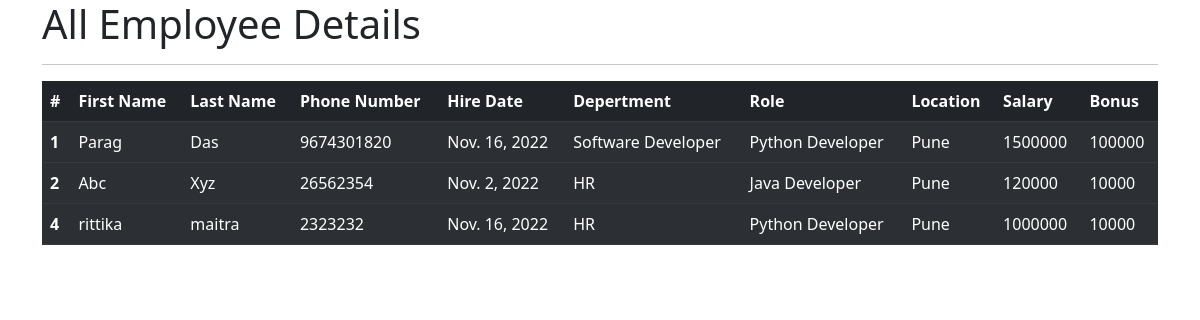
The app's page /all_emp with its own data.
### emp_app/models.py (models this page shows, shortened)
class Employee(models.Model):
    first_name = models.CharField(max_length=30, null=False)
    last_name = models.CharField(max_length=30, null=False)
    dept = models.ForeignKey(Department, on_delete=models.CASCADE)
    salary = models.IntegerField(default=0)
    bonus = models.IntegerField(default=0)
    role = models.ForeignKey(Role, on_delete= models.CASCADE)
    phone = models.IntegerField(default=0000000000)
    hire_date = models.DateField()

class Department(models.Model):
    name = models.CharField(max_length=20, null=False)
    location = models.CharField(max_length=100)

class Role(models.Model):
    name = models.CharField(max_length=100)

### emp_app/views.py (the view)
# urls.py: path('all_emp',views.all_emp, name = 'all_emp'),
def all_emp(request):
    emps = Employee.objects.all()
    context = {
        'emps': emps,
    }
    return render(request,'all_emp.html', context = context)

### emp_app/templates/all_emp.html (shortened to what this page needs)
<!doctype html>
<html lang="en">
  <head>
    <link href="https://cdn.jsdelivr.net/npm/bootstrap@5.2.2/dist/css/bootstrap.min.css" rel="stylesheet">
  </head>
  <body>
  <div class="container">
    <h1>All Employee Details</h1>
      <hr>
      <table class="table table-dark table-striped">
        <thead>
          <tr>
            <th scope="col">#</th>
            <th scope="col">First Name</th>
            <th scope="col">Last Name</th>
            <th scope="col">Phone Number</th>
            <th scope="col">Hire Date</th>
            <th scope="col">Depertment</th>
            <th scope="col">Role</th>
            <th scope="col">Location</th>
            <th scope="col">Salary</th>
            <th scope="col">Bonus</th>
          </tr>
        </thead>
          {% for emp in emps%}
        <tbody>
          <tr>
            <th scope="row">{{emp.id}}</th>
            <td>{{emp.first_name}}</td>
            <td>{{emp.last_name}}</td>
            <td>{{emp.phone}}</td>
            <td>{{emp.hire_date}}</td>
            <td>{{emp.dept.name}}</td>
            <td>{{emp.role.name}}</td>
            <td>{{emp.dept.location}}</td>
            <td>{{emp.salary}}</td>
            <td>{{emp.bonus}}</td>
          </tr>
        </tbody>
          {% endfor %}
      </table>
  </div>
  </body>
</html>

### records on screen
Employee: id "1", first_name "Parag", last_name "Das", phone "9674301820", hire_date "Nov. 16, 2022", dept.name "Software Developer", role.name "Python Developer", dept.location "Pune", salary "1500000", bonus "100000"
Employee: id "2", first_name "Abc", last_name "Xyz", phone "26562354", hire_date "Nov. 2, 2022", dept.name "HR", role.name "Java Developer", dept.location "Pune", salary "120000", bonus "10000"
Employee: id "4", first_name "rittika", last_name "maitra", phone "2323232", hire_date "Nov. 16, 2022", dept.name "HR", role.name "Python Developer", dept.location "Pune", salary "1000000", bonus "10000"
